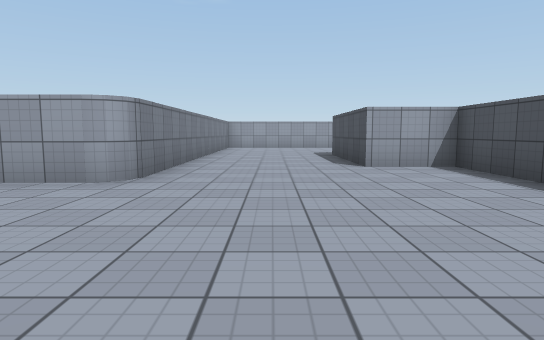
[1] (above)

23 first-person views from a walk through a Unity game level. The camera is 1.2 m above the floor, tilts 6° down and sees 75° across. The floor is counted in squares, 2 m on a side. Each view is taken from the middle of a square. On the plan, view 1 faces up. The plan holds only what a view shows up to about 10 squares ahead; the rest is blank. The place goes on beyond the plan. The player is left out. Some surface patterns are stand-ins.

[2]
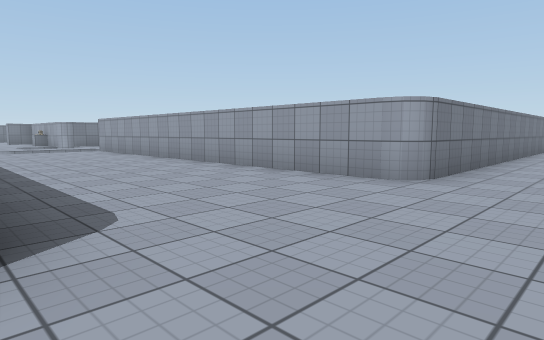

[3]
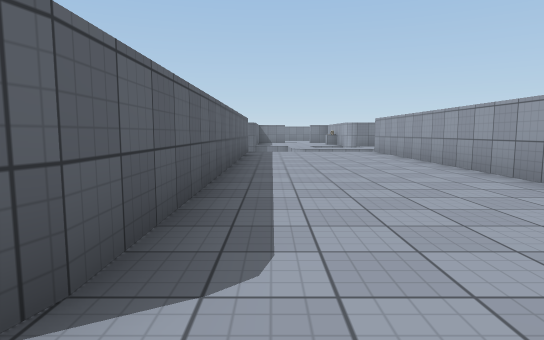

[4]
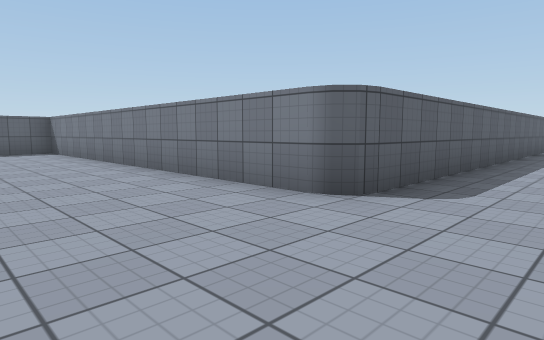

[5]
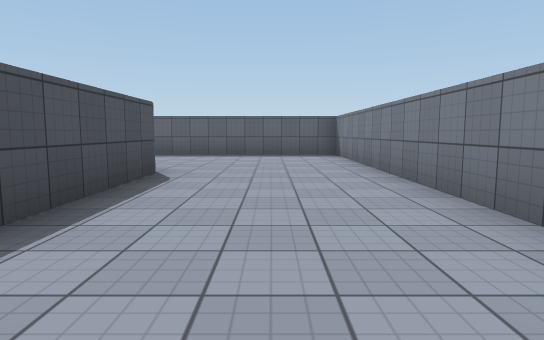

[6]
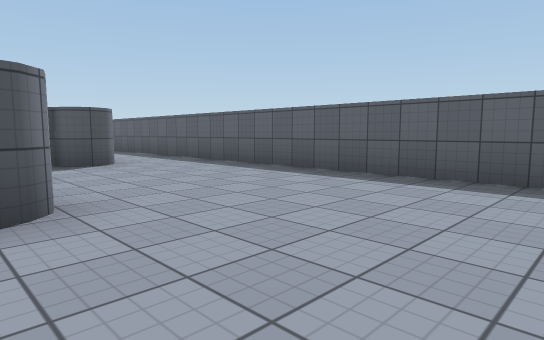

[7]
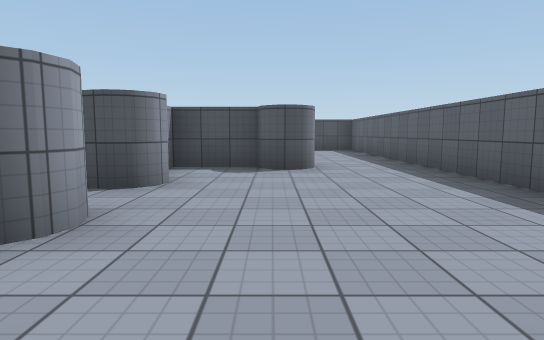

[8]
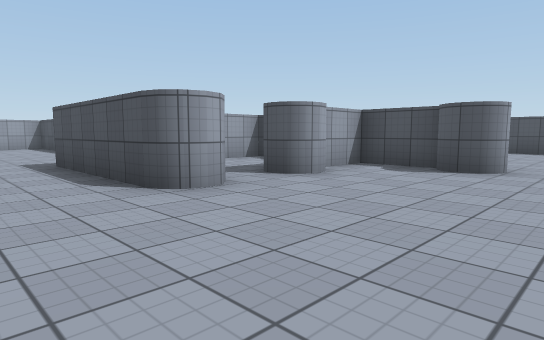

[9]
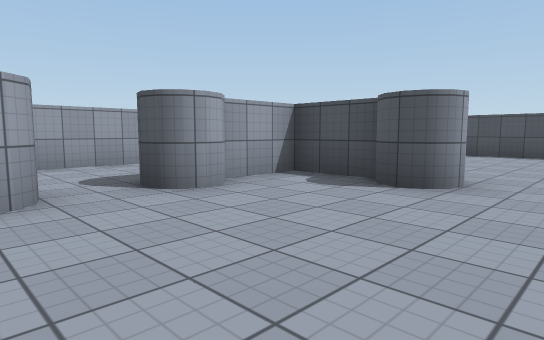

[10]
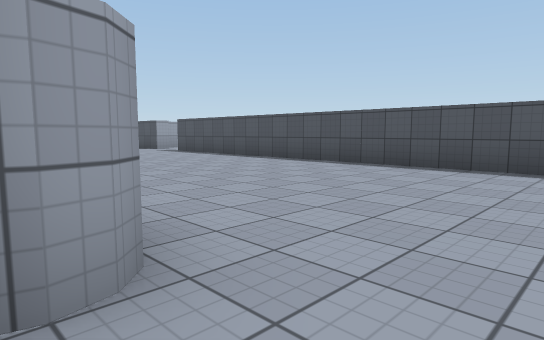

[11]
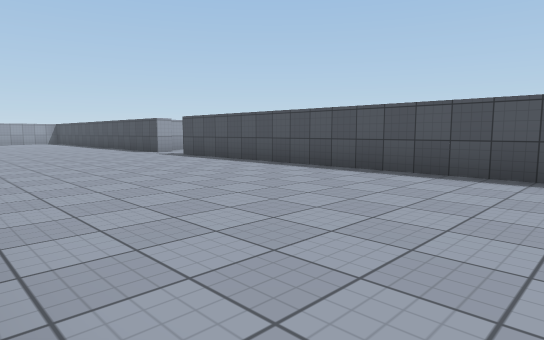

[12]
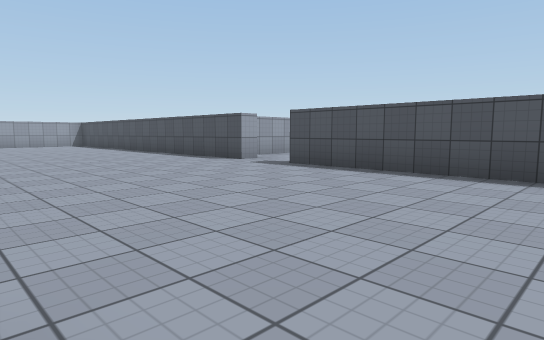

[13]
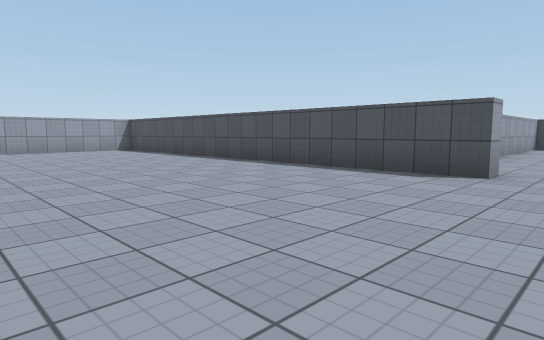

[14]
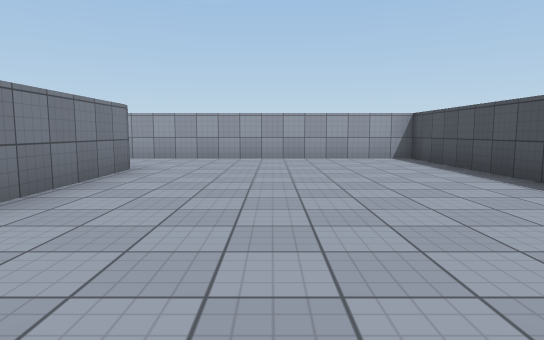

[15]
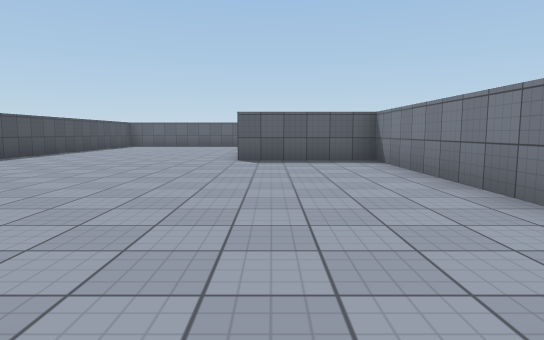

[16]
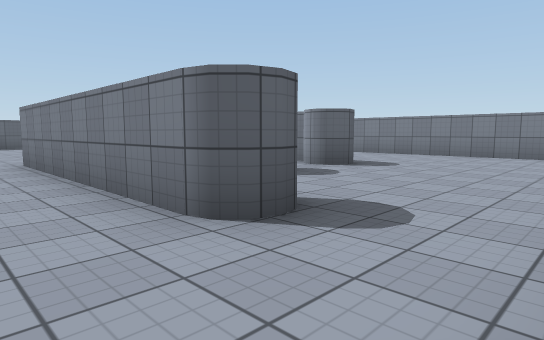

[17]
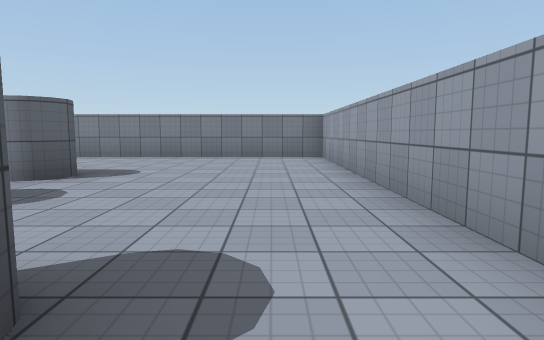

[18]
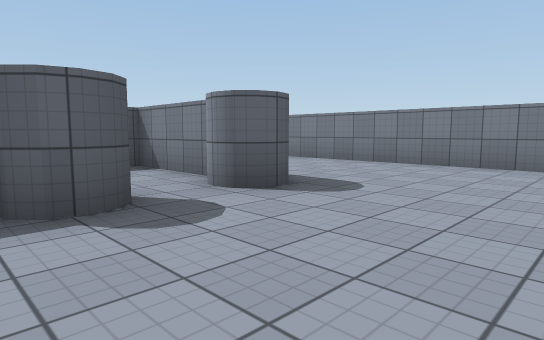

[19]
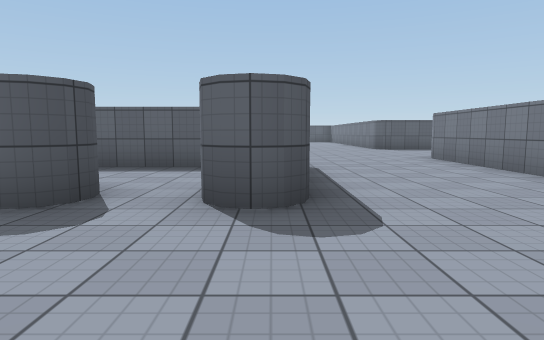

[20]
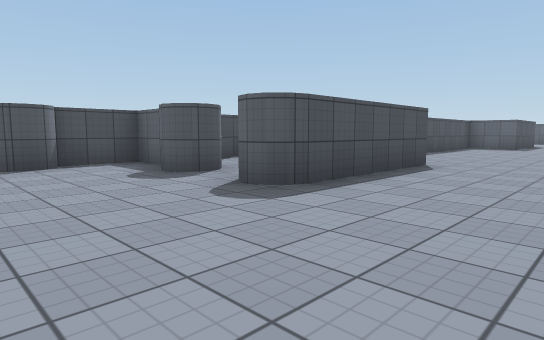

[21]
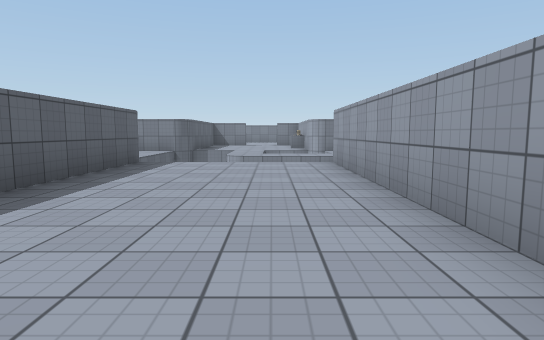

[22]
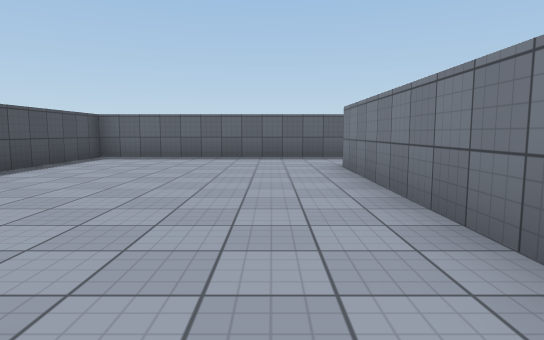

[23]
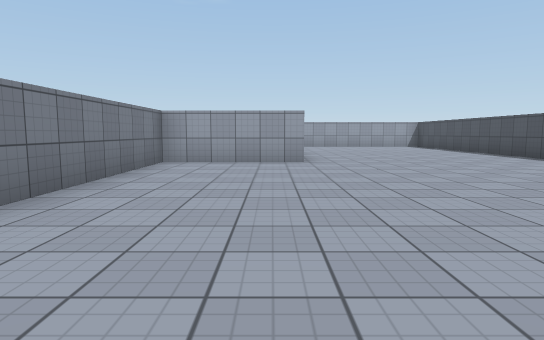

### Floor plan
Points are (right, up) in squares from view 1. A wall is a line through its corners. A room is listed if a view was taken in it or the views show most of it. See-through windows are left out.
Room 1 (views 1, 2, 3, 4, 5, 6, 7, 8, 9, 10, 18, 19, 20, 21)
walls: (-1.8, 0.1) (-1.7, -0.4); (-1.8, -0.1) (-1.8, -9.8) (6.6, -9.8); (-2.1, 4.3) (-12.2, 4.3); (3.3, 4.1) (3.3, 6.2) (1.7, 6.2) (1.7, 9.8); (1.7, -5.4) (1.7, -1.8); (1.6, 9.6) (1.7, 10) (2, 10.3); (1.8, -5.6) (1.7, -5.1); (5.1, 9.7) (6.3, 9.7) (6.3, 11.2); (5.7, -7.1) (6.1, -6.7); (-12.2, 0.3) (-2.2, 0.3); (6.3, -6.9) (6.3, -5.3) (4.9, -5.3); (6.6, 14.3) (-1.8, 14.3) (-1.8, 4.8)
ways out: opening at (6, -8.5) to room 2; opening at (6, 13.5) to room 2; opening at (3, 10) to room 3; opening at (3, -5) to room 4
Room 2 (views 11, 12, 13, 14, 15, 16, 17, 22, 23)
walls: (12.3, 3.2) (12.3, 14.3) (6.6, 14.3); (6.7, -2.5) (6.7, -7.2); (6.8, -7.4) (6.4, -7.8); (6.7, 11.9) (6.7, 6.2) (3.7, 6.2) (3.7, -1.7) (6.8, -1.7); (6.6, -9.8) (12.3, -9.8) (12.3, 1.8)
ways out: opening at (6, -8.5) to room 1; opening at (6, 13.5) to room 1; opening at (7, -4) to room 4; opening at (12, 2.5)
Room 3 (no view inside)
walls: (3.7, 9.4) (3.6, 9.9); (2.7, 9.9) (2.6, 9.4); (2.2, 9.1) (2.2, 6.8) (5.1, 6.8)
ways out: opening at (3, 10) to room 1
objects: computer (6, 8)
Room 4 (no view inside)
walls: (6.4, -2.3) (3.2, -2.3)
ways out: opening at (3, -5) to room 1; opening at (7, -4) to room 2

Positions as (right, up) in squares from view 1, and headings:
1: (0, 0), facing up
2: (0, 0), facing up-left
3: (-1, 1), facing left
4: (1, 2), facing down-left
5: (0, 0), facing down
6: (-1, -5), facing down-right
7: (0, -7), facing right
8: (0, -9), facing up-right
9: (2, -9), facing up-right
10: (6, -9), facing up-right
11: (7, -7), facing up-right
12: (7, -3), facing up-right
13: (7, 2), facing up-right
14: (9, 6), facing up
15: (6, 6), facing down
16: (8, 14), facing down-left
17: (7, 13), facing left
18: (5, 13), facing down-left
19: (2, 13), facing down
20: (-1, 13), facing down-right
21: (-5, 3), facing left
22: (8, -1), facing down
23: (6, -1), facing up
